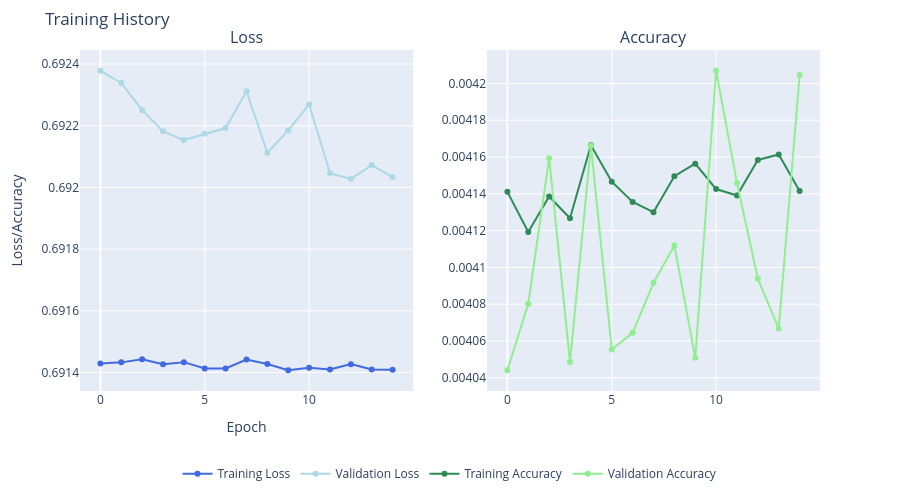

The notebook cell saved with this chart:
### Code cell
encoder_plot = plot_training(encoder_hist.history)
encoder_plot.show()

### Figure 1 — Plotly figure (JSON) as saved in the notebook; plotly's stock layout.template omitted (floating-point values rounded to 4 significant figures)
{"data": [{"line": {"color": "royalblue"}, "mode": "lines+markers", "name": "Training Loss", "type": "scatter", "x": [0, 1, 2, 3, 4, 5, 6, 7, 8, 9, 10, 11, 12, 13, 14], "xaxis": "x", "y": [0.6914, 0.6914, 0.6914, 0.6914, 0.6914, 0.6914, 0.6914, 0.6914, 0.6914, 0.6914, 0.6914, 0.6914, 0.6914, 0.6914, 0.6914], "yaxis": "y"}, {"line": {"color": "lightblue"}, "mode": "lines+markers", "name": "Validation Loss", "type": "scatter", "x": [0, 1, 2, 3, 4, 5, 6, 7, 8, 9, 10, 11, 12, 13, 14], "xaxis": "x", "y": [0.6924, 0.6923, 0.6923, 0.6922, 0.6922, 0.6922, 0.6922, 0.6923, 0.6921, 0.6922, 0.6923, 0.692, 0.692, 0.6921, 0.692], "yaxis": "y"}, {"line": {"color": "seagreen"}, "mode": "lines+markers", "name": "Training Accuracy", "type": "scatter", "x": [0, 1, 2, 3, 4, 5, 6, 7, 8, 9, 10, 11, 12, 13, 14], "xaxis": "x2", "y": [0.004141, 0.004119, 0.004139, 0.004127, 0.004166, 0.004147, 0.004136, 0.00413, 0.00415, 0.004156, 0.004143, 0.004139, 0.004158, 0.004161, 0.004142], "yaxis": "y2"}, {"line": {"color": "lightgreen"}, "mode": "lines+markers", "name": "Validation Accuracy", "type": "scatter", "x": [0, 1, 2, 3, 4, 5, 6, 7, 8, 9, 10, 11, 12, 13, 14], "xaxis": "x2", "y": [0.004044, 0.00408, 0.004159, 0.004049, 0.004166, 0.004055, 0.004064, 0.004092, 0.004112, 0.004051, 0.004207, 0.004146, 0.004094, 0.004067, 0.004205], "yaxis": "y2"}], "layout": {"annotations": [{"font": {"size": 16}, "showarrow": false, "text": "Loss", "x": 0.225, "xanchor": "center", "xref": "paper", "y": 1, "yanchor": "bottom", "yref": "paper"}, {"font": {"size": 16}, "showarrow": false, "text": "Accuracy", "x": 0.775, "xanchor": "center", "xref": "paper", "y": 1, "yanchor": "bottom", "yref": "paper"}], "height": 500, "legend": {"orientation": "h", "x": 0.5, "xanchor": "center", "y": -0.2}, "margin": {"b": 100, "t": 50}, "title": {"text": "Training History"}, "width": 900, "xaxis": {"anchor": "y", "domain": [0, 0.45], "title": {"text": "Epoch"}}, "xaxis2": {"anchor": "y2", "domain": [0.55, 1]}, "yaxis": {"anchor": "x", "domain": [0, 1], "title": {"text": "Loss/Accuracy"}}, "yaxis2": {"anchor": "x2", "domain": [0, 1]}}}
